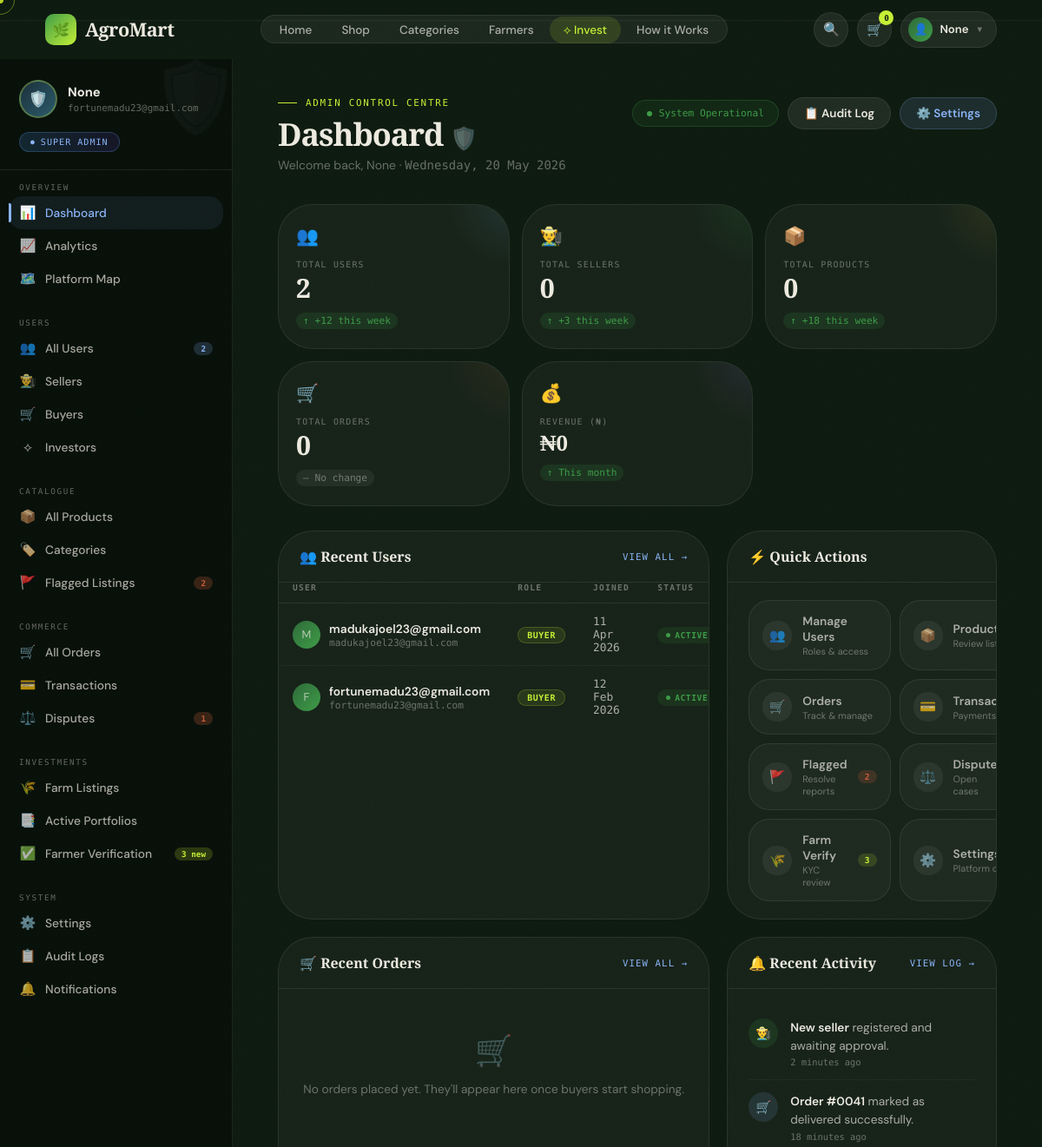
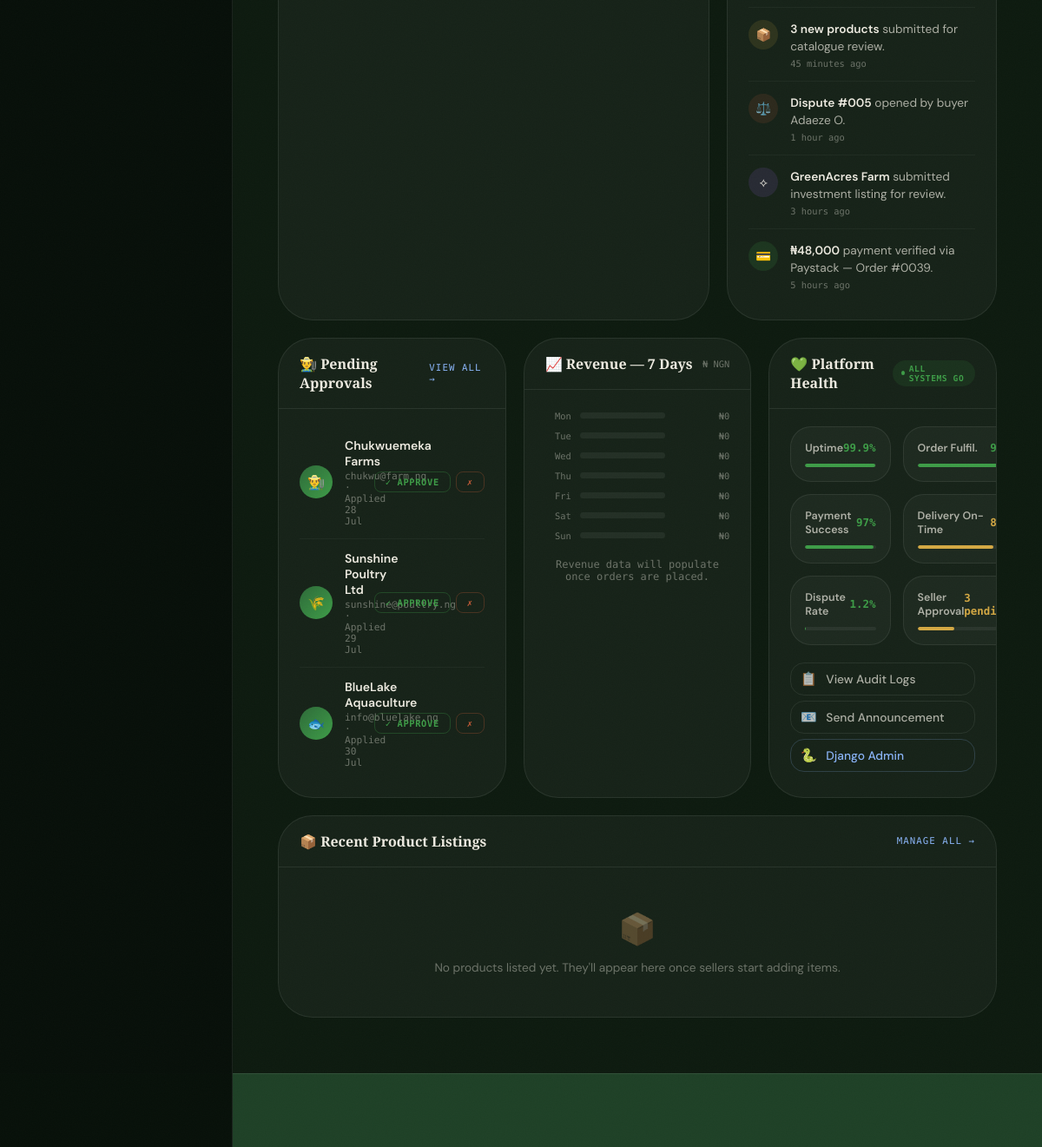
Before: /dashboard/admin/ (signed in, upper part) with the older database file (2 pictures, top to bottom).
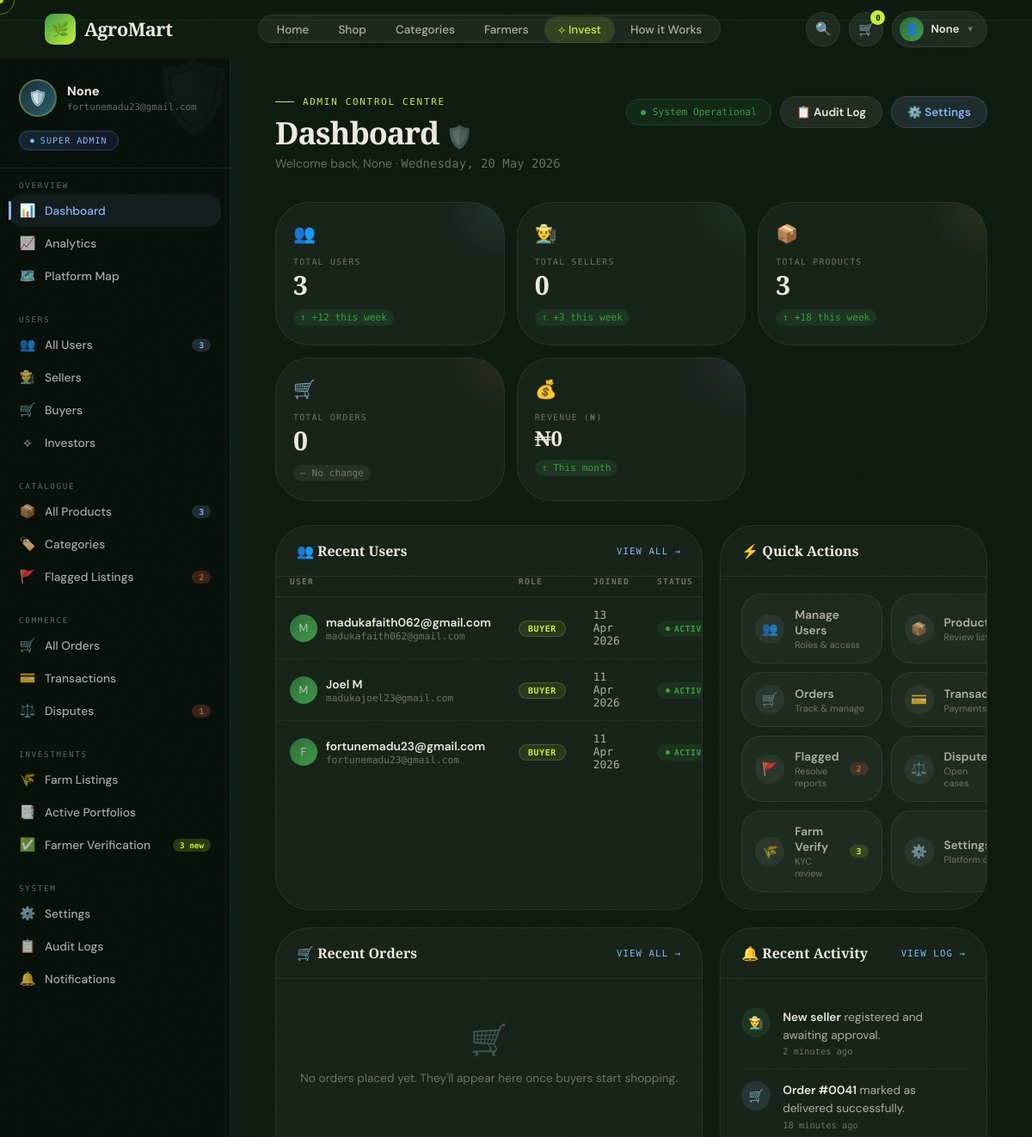
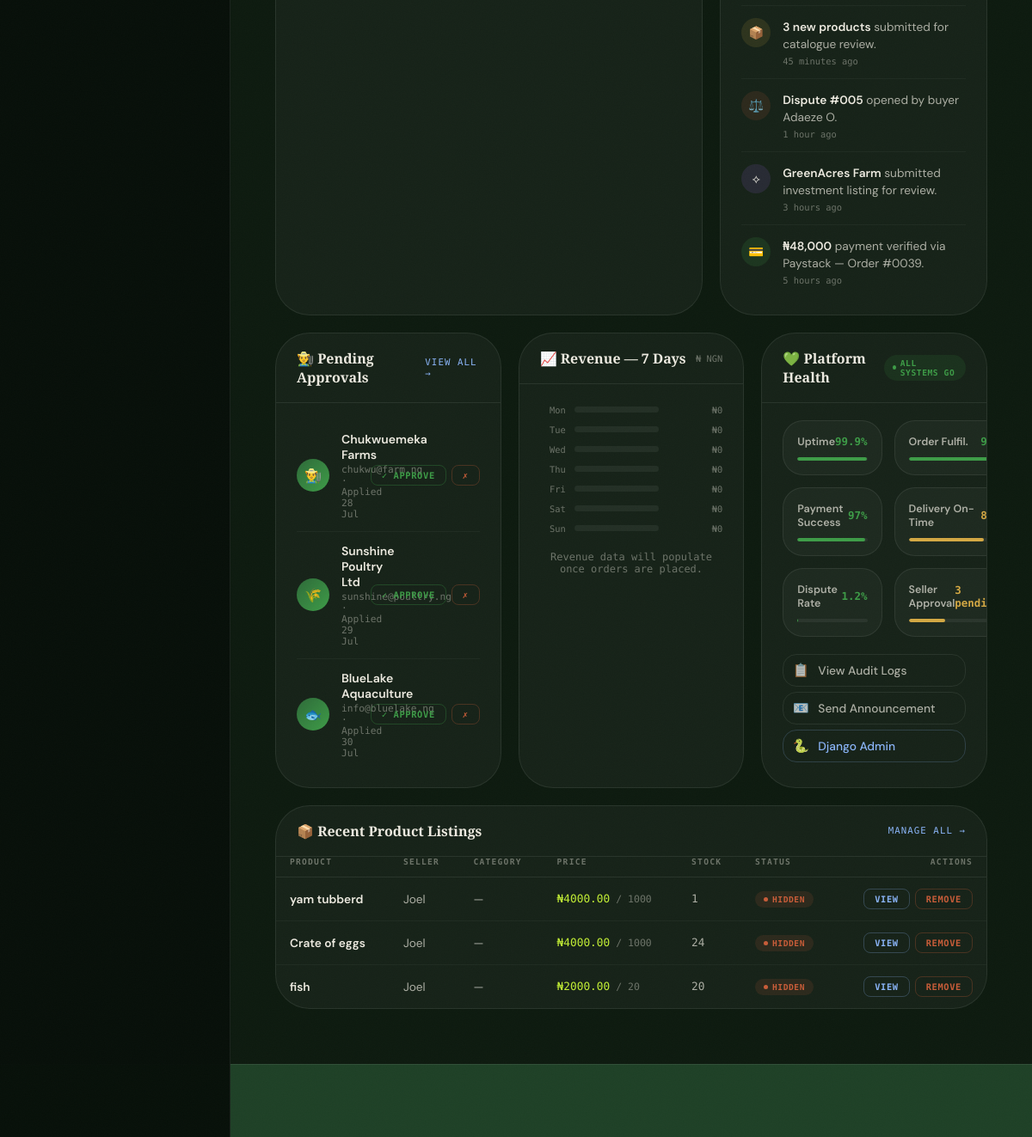
After: the same page with the newer database file (2 pictures, top to bottom).
### accounts/models.py (models this page shows, shortened)
class User(AbstractUser):
    username = None
    email = models.EmailField(unique=True)
    phone = models.CharField(max_length=15, blank=True)
    is_buyer = models.BooleanField(default=True)
    is_seller = models.BooleanField(default=False)
    is_super_admin = models.BooleanField(default=False)
    profile_completed = models.BooleanField(default=False)  # 👈 add this
    USERNAME_FIELD = 'email'
    REQUIRED_FIELDS = []
    objects = UserManager()

### products/models.py (models this page shows, shortened)
class Product(models.Model):
    seller = models.ForeignKey(User, on_delete=models.CASCADE)
    categories = models.ManyToManyField(Category, related_name='products')
    name = models.CharField(max_length=255)
    description = models.TextField()
    price = models.DecimalField(max_digits=10, decimal_places=2)
    quantity = models.IntegerField()
    unit = models.CharField(max_length=50)  # kg, bag, crate
    image = models.ImageField(upload_to='products/', blank=True, null=True)
    created_at = models.DateTimeField(auto_now_add=True)

### dashboard/views.py (the view)
# urls.py: path('admin/', admin_dashboard, name='admin_dashboard'),
@login_required
def admin_dashboard(request):
    if not request.user.is_super_admin:
        return redirect('home')
    total_revenue = Order.objects.aggregate(total_sum=Sum('total'))['total_sum'] or 0
    context = {
        'total_users': User.objects.count(),
        'total_sellers': User.objects.filter(profile__role='seller').count(),
        'total_products': Product.objects.count(),
        'total_orders': Order.objects.count(),
        'total_revenue': total_revenue,
        'recent_users': User.objects.order_by('-date_joined')[:6],
        'recent_orders': Order.objects.order_by('-created_at')[:5],
        'recent_products': Product.objects.order_by('-created_at')[:6],
        'pending_sellers': User.objects.filter(
            profile__role='seller',
            profile__is_approved=False
        ).count(),
    }
    return render(request, 'dashboard/admin/dashboard.html', context)

### templates/dashboard/admin/dashboard.html (shortened to what the changed rows need)
{% extends "base.html" %}
{% load static %}
{% block content %}
<div class="adm-page">
  <aside class="adm-sidebar" id="admSidebar">
    <div class="adm-identity">
      <div class="adm-ava-wrap">
        <div>
          <div class="adm-name">{{ request.user.get_full_name|default:request.user.username }}</div>
          <div class="adm-email">{{ request.user.email }}</div>
        </div>
      </div>
    </div>
    <nav class="adm-nav">
      <div class="adm-nav-group">
        <a href="#" class="adm-link">
          <span class="adm-link-ico">👥</span> All Users
          {% if total_users %}<span class="adm-link-badge info">{{ total_users }}</span>{% endif %}
        </a>
      </div>
      <div class="adm-nav-group">
        <a href="#" class="adm-link">
          <span class="adm-link-ico">📦</span> All Products
          {% if total_products %}<span class="adm-link-badge info">{{ total_products }}</span>{% endif %}
        </a>
      </div>
    </nav>
  </aside>
  <main class="adm-main">
    <div class="adm-header">
      <div class="adm-header-left">
        <div class="eyebrow">Admin Control Centre</div>
        <h1 class="adm-title">Dashboard <span style="color:var(--t40);font-size:.7em">🛡️</span></h1>
        <p class="adm-subtitle">
          Welcome back, {{ request.user.get_short_name|default:request.user.username }} ·
          <span id="admDate" style="font-family:var(--mono)"></span>
        </p>
      </div>
    </div>
    <div class="kpi-grid">
      <div class="kpi-card c-blue">
        <span class="kpi-icon">👥</span>
        <div class="kpi-label">Total Users</div>
        <div class="kpi-value" data-count="{{ total_users|default:0 }}">{{ total_users|default:0 }}</div>
        <span class="kpi-delta up">↑ +12 this week</span>
      </div>
      <div class="kpi-card c-gold">
        <span class="kpi-icon">📦</span>
        <div class="kpi-label">Total Products</div>
        <div class="kpi-value" data-count="{{ total_products|default:0 }}">{{ total_products|default:0 }}</div>
        <span class="kpi-delta up">↑ +18 this week</span>
      </div>
    </div>
    <div class="adm-grid-3-2" style="margin-bottom:20px">
      <div class="panel">
        {% if recent_users %}
        <div style="overflow-x:auto">
          <table class="adm-table">
            <thead>
              <tr>
                <th>User</th>
                <th>Role</th>
                <th>Joined</th>
                <th>Status</th>
              </tr>
            </thead>
            <tbody>
  {% for user in recent_users %}
  <tr>
    <td>
      <div class="user-cell">
        <div class="user-ava-sm">
          {{ user.email|default:"U"|first|upper }}
        </div>
        <div>
          <div class="user-name">
            {{ user.get_full_name|default:user.email }}
          </div>
          <div class="user-email">{{ user.email }}</div>
        </div>
      </div>
    </td>
    <td>
      <span class="role-badge {{ user.profile.role|default:'buyer' }}">
        {{ user.profile.role|default:"buyer" }}
      </span>
    </td>
    <td class="mono">{{ user.date_joined|date:"d M Y" }}</td>
    <td>
      <span class="status-badge {% if user.is_active %}status-active{% else %}status-suspended{% endif %}">
        {% if user.is_active %}Active{% else %}Suspended{% endif %}
      </span>
    </td>
  </tr>
  {% endfor %}
</tbody>
          </table>
        </div>
        {% else %}
        <div class="tbl-empty">
          <div class="tbl-empty-ico">👥</div>
          <p>No users registered yet. They'll appear here once people sign up.</p>
        </div>
        {% endif %}
      </div>
    </div>
    <div style="margin-bottom:20px">
      <div class="panel">
        {% if recent_products %}
        <div style="overflow-x:auto">
          <table class="adm-table">
            <thead>
              <tr>
                <th>Product</th>
                <th>Seller</th>
                <th>Category</th>
                <th>Price</th>
                <th>Stock</th>
                <th>Status</th>
                <th>Actions</th>
              </tr>
            </thead>
            <tbody>
              {% for product in recent_products %}
              <tr>
                <td style="font-weight:600;color:var(--text)">{{ product.name }}</td>
                <td>{{ product.seller.get_short_name|default:product.seller.username }}</td>
                <td>{{ product.category|default:"—" }}</td>
                <td class="mono" style="color:var(--acid)">₦{{ product.price }}<span style="color:var(--t40);font-size:.72rem"> / {{ product.unit }}</span></td>
                <td class="mono">{{ product.quantity }}</td>
                <td>
                  <span class="status-badge {% if product.is_available %}status-active{% else %}status-suspended{% endif %}">
                    {% if product.is_available %}Live{% else %}Hidden{% endif %}
                  </span>
                </td>
                <td>
                  <div class="tbl-actions">
                    <a href="#" class="tbl-btn view">View</a>
                    <a href="#" class="tbl-btn suspend">Remove</a>
                  </div>
                </td>
              </tr>
              {% endfor %}
            </tbody>
          </table>
        </div>
        {% else %}
        <div class="tbl-empty">
          <div class="tbl-empty-ico">📦</div>
          <p>No products listed yet. They'll appear here once sellers start adding items.</p>
        </div>
        {% endif %}
      </div>
    </div>
  </main>
</div>
{% endblock %}

### templates/base.html (shortened to what this page needs)
<!DOCTYPE html>
<html lang="en">
<head>
  {% load static %}
</head>
<body>
<nav class="nav" id="nav">
  <a href="{% url 'home' %}" class="nav-logo">
    <div class="nav-logo-mark">🌿</div>
    AgroMart
  </a>
  <ul class="nav-links">
    <li><a href="{% url 'home' %}" class="{% if request.resolver_match.url_name == 'home' %}active{% endif %}">Home</a></li>
    <li><a href="{% url 'product_list' %}">Shop</a></li>
    <li><a href="{% url 'categories' %}">Categories</a></li>
    <li><a href="#">Farmers</a></li>
    <li class="invest-link"><a href="#">⟡ Invest</a></li>
    <li><a href="#">How it Works</a></li>
  </ul>
  <div class="nav-right">
    <a href="#" class="nav-icon-btn" title="Search">🔍</a>
    <a href="#" class="nav-icon-btn" title="Cart">
      🛒
      <span class="nav-badge">{% if cart_count %}{{ cart_count }}{% else %}0{% endif %}</span>
    </a>
    {% if user.is_authenticated %}
      <div class="nav-user" id="navUser">
        <button class="nav-user-btn" id="navUserBtn" aria-expanded="false">
          <div class="nav-user-ava">👤</div>
          <span class="nav-user-name">{{ user.get_short_name|default:user.username }}</span>
          <span class="nav-user-chevron">▼</span>
        </button>
      </div>
    {% else %}
      <a href="{% url 'login' %}" class="nav-auth-link">Log in</a>
      <a href="{% url 'register' %}" class="btn btn-green" style="padding:9px 20px;font-size:.85rem;">Get Started</a>
    {% endif %}
  </div>
</nav>
<div class="nav-drawer" id="navDrawer">
</div>
<main>{% block content %}{% endblock %}</main>
<footer class="footer">
</footer>
</body>
</html>

Changed rows visible on the page:
removed User: email|first "M", get_full_name "madukajoel23@gmail.com", email "madukajoel23@gmail.com", profile.role "BUYER", date_joined "11 Apr 2026", is_active "ACTIVE"
changed User "fortunemadu23@gmail.com": date_joined "12 Feb 2026" → "11 Apr 2026"
added User: email|first "M", get_full_name "madukafaith062@gmail.com", email "madukafaith062@gmail.com", profile.role "BUYER", date_joined "13 Apr 2026", is_active "ACTIVE"
added User: email|first "M", get_full_name "Joel M", email "madukajoel23@gmail.com", profile.role "BUYER", date_joined "11 Apr 2026", is_active "ACTIVE"
added Product: name "yam tubberd", seller.get_short_name "Joel", category "—", price "4000.00", unit "1000", quantity "1"
added Product: name "Crate of eggs", seller.get_short_name "Joel", category "—", price "4000.00", unit "1000", quantity "24"
added Product: name "fish", seller.get_short_name "Joel", category "—", price "2000.00", unit "20", quantity "20"
Other visible differences:
{{ total_users }}: "2" → "3"
{{ total_products }}: (not shown) → "3"
{{ total_users|default:0 }}: "2" → "3"
{{ total_products|default:0 }}: "0" → "3"
text no longer shown: "📦 No products listed yet. They'll appear here once sellers start adding items."
text now shown: "PRODUCT SELLER CATEGORY PRICE STOCK STATUS ACTIONS"
